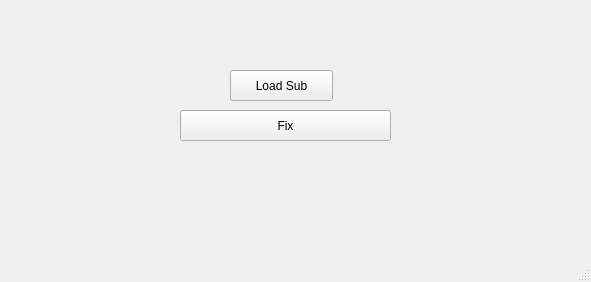
<?xml version="1.0" encoding="UTF-8"?>
<ui version="4.0">
 <class>MainWindow</class>
 <widget class="QMainWindow" name="MainWindow">
  <property name="geometry">
   <rect>
    <x>0</x>
    <y>0</y>
    <width>591</width>
    <height>282</height>
   </rect>
  </property>
  <property name="windowTitle">
   <string>MainWindow</string>
  </property>
  <widget class="QWidget" name="centralWidget">
   <widget class="QPushButton" name="pushButton">
    <property name="geometry">
     <rect>
      <x>230</x>
      <y>70</y>
      <width>103</width>
      <height>31</height>
     </rect>
    </property>
    <property name="text">
     <string>Load Sub</string>
    </property>
   </widget>
   <widget class="QPushButton" name="pushButton_2">
    <property name="geometry">
     <rect>
      <x>180</x>
      <y>110</y>
      <width>211</width>
      <height>31</height>
     </rect>
    </property>
    <property name="text">
     <string>Fix</string>
    </property>
   </widget>
  </widget>
  <widget class="QMenuBar" name="menuBar">
   <property name="geometry">
    <rect>
     <x>0</x>
     <y>0</y>
     <width>591</width>
     <height>29</height>
    </rect>
   </property>
  </widget>
  <widget class="QStatusBar" name="statusBar"/>
 </widget>
 <layoutdefault spacing="6" margin="11"/>
 <resources/>
 <connections/>
</ui>
